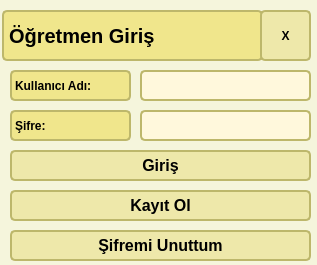
<?xml version="1.0" encoding="UTF-8"?>
<ui version="4.0">
 <class>MainWindow</class>
 <widget class="QMainWindow" name="MainWindow">
  <property name="geometry">
   <rect>
    <x>0</x>
    <y>0</y>
    <width>317</width>
    <height>265</height>
   </rect>
  </property>
  <property name="windowTitle">
   <string>Öğretmen Girişi</string>
  </property>
  <property name="styleSheet">
   <string notr="true">.QWidget {
   background-color: beige;
}

/* Nice Windows-XP-style password character. */
QLineEdit[echoMode=&quot;2&quot;] {
    lineedit-password-character: 9679;
}

/* We provide a min-width and min-height for push buttons
   so that they look elegant regardless of the width of the text. */
QPushButton {
    background-color: palegoldenrod;
    border-width: 2px;
    border-color: darkkhaki;
    border-style: solid;
    border-radius: 5;
    padding: 3px;
    min-width: 9ex;
    min-height: 2.5ex;
}

QPushButton:hover {
   background-color: khaki;
}

/* Increase the padding, so the text is shifted when the button is
   pressed. */
QPushButton:pressed {
    padding-left: 5px;
    padding-top: 5px;
    background-color: #d0d67c;
}

QLabel, QAbstractButton {
    font: bold;
}

/* Mark mandatory fields with a brownish color. */
.mandatory {
    color: brown;
}

/* Bold text on status bar looks awful. */
QStatusBar QLabel {
   font: normal;
}

QStatusBar::item {
    border-width: 1;
    border-color: darkkhaki;
    border-style: solid;
    border-radius: 2;
}

QComboBox, QLineEdit, QSpinBox, QTextEdit, QListView {
    background-color: cornsilk;
    selection-color: #0a214c; 
    selection-background-color: #C19A6B;
	border-width: 2px;
    border-color: darkkhaki;
    border-style: solid;
    border-radius: 5;
}

QListView {
    show-decoration-selected: 1;
}

QListView::item:hover {
    background-color: wheat;
}

/* We reserve 1 pixel space in padding. When we get the focus,
   we kill the padding and enlarge the border. This makes the items
   glow. */
QLineEdit, QFrame {
    border-width: 2px;
    padding: 1px;
    border-style: solid;
    border-color: darkkhaki;
    border-radius: 5px;
}

/* As mentioned above, eliminate the padding and increase the border. */
QLineEdit:focus, QFrame:focus {
    border-width: 3px;
    padding: 0px;
}

/* A QLabel is a QFrame ... */
QLabel {
    border: none;
    padding: 0;
    background: none;
}

/* A QToolTip is a QLabel ... */
QToolTip {
    border: 2px solid darkkhaki;
    padding: 5px;
    border-radius: 3px;
    opacity: 200;
}

/* Nice to have the background color change when hovered. */
QRadioButton:hover, QCheckBox:hover {
    background-color: wheat;
}

/* Force the dialog's buttons to follow the Windows guidelines. */
QDialogButtonBox {
    button-layout: 0;
}

QTabWidget::pane { /* The tab widget frame */
    border-top: 2px solid #C2C7CB;
}

QTabWidget::tab-bar {
    left: 5px; /* move to the right by 5px */
}

/* Style the tab using the tab sub-control. Note that
    it reads QTabBar _not_ QTabWidget */
QTabBar::tab {
    background: palegoldenrod(x1: 0, y1: 0, x2: 0, y2: 1,
                                stop: 0 #E1E1E1, stop: 0.4 #DDDDDD,
                                stop: 0.5 #D8D8D8, stop: 1.0 #D3D3D3);
   border-width: 2px;
    border-color: darkkhaki;
    border-style: solid;
    border-top-left-radius: 4px;
    border-top-right-radius: 4px;
    min-width: 8ex;
    padding: 2px;
}

QTabBar::tab:selected, QTabBar::tab:hover {
    background-color: palegoldenrod;
}

QTabBar::tab:selected {
	border-width: 2px;
    border-color: darkkhaki;
    border-style: solid;
    border-bottom-color: #darkkhaki; /* same as pane color */
}

QTabBar::tab:!selected {
    margin-top: 2px; /* make non-selected tabs look smaller */
}

QFrame{
	background-color: khaki;
    border-width: 2px;
    border-color: darkkhaki;
    border-style: solid;
    border-radius: 5;
	
}</string>
  </property>
  <property name="toolButtonStyle">
   <enum>Qt::ToolButtonIconOnly</enum>
  </property>
  <widget class="QWidget" name="centralwidget">
   <widget class="QLabel" name="lblKullaniciAdi">
    <property name="geometry">
     <rect>
      <x>10</x>
      <y>70</y>
      <width>121</width>
      <height>31</height>
     </rect>
    </property>
    <property name="text">
     <string>Kullanıcı Adı:</string>
    </property>
   </widget>
   <widget class="QLineEdit" name="lineKullaniciAdi">
    <property name="geometry">
     <rect>
      <x>140</x>
      <y>70</y>
      <width>171</width>
      <height>31</height>
     </rect>
    </property>
    <property name="maxLength">
     <number>11</number>
    </property>
   </widget>
   <widget class="QLineEdit" name="lineSifre">
    <property name="geometry">
     <rect>
      <x>140</x>
      <y>110</y>
      <width>171</width>
      <height>31</height>
     </rect>
    </property>
    <property name="text">
     <string/>
    </property>
    <property name="maxLength">
     <number>11</number>
    </property>
    <property name="echoMode">
     <enum>QLineEdit::Password</enum>
    </property>
    <property name="clearButtonEnabled">
     <bool>false</bool>
    </property>
   </widget>
   <widget class="QLabel" name="lblSifre">
    <property name="geometry">
     <rect>
      <x>10</x>
      <y>110</y>
      <width>121</width>
      <height>31</height>
     </rect>
    </property>
    <property name="text">
     <string>Şifre: </string>
    </property>
   </widget>
   <widget class="QLabel" name="label">
    <property name="geometry">
     <rect>
      <x>2</x>
      <y>10</y>
      <width>261</width>
      <height>51</height>
     </rect>
    </property>
    <property name="font">
     <font>
      <pointsize>15</pointsize>
      <weight>75</weight>
      <bold>true</bold>
     </font>
    </property>
    <property name="text">
     <string>Öğretmen Giriş</string>
    </property>
   </widget>
   <widget class="QPushButton" name="btnGiris">
    <property name="geometry">
     <rect>
      <x>10</x>
      <y>150</y>
      <width>301</width>
      <height>31</height>
     </rect>
    </property>
    <property name="font">
     <font>
      <pointsize>12</pointsize>
      <weight>75</weight>
      <italic>false</italic>
      <bold>true</bold>
     </font>
    </property>
    <property name="text">
     <string>Giriş</string>
    </property>
   </widget>
   <widget class="QPushButton" name="btnKapat">
    <property name="geometry">
     <rect>
      <x>260</x>
      <y>10</y>
      <width>51</width>
      <height>51</height>
     </rect>
    </property>
    <property name="text">
     <string>X</string>
    </property>
   </widget>
   <widget class="QPushButton" name="btnKayt">
    <property name="geometry">
     <rect>
      <x>10</x>
      <y>190</y>
      <width>301</width>
      <height>31</height>
     </rect>
    </property>
    <property name="font">
     <font>
      <pointsize>12</pointsize>
      <weight>75</weight>
      <italic>false</italic>
      <bold>true</bold>
     </font>
    </property>
    <property name="text">
     <string>Kayıt Ol</string>
    </property>
   </widget>
   <widget class="QPushButton" name="btnUnuttum">
    <property name="geometry">
     <rect>
      <x>10</x>
      <y>230</y>
      <width>301</width>
      <height>31</height>
     </rect>
    </property>
    <property name="font">
     <font>
      <pointsize>12</pointsize>
      <weight>75</weight>
      <italic>false</italic>
      <bold>true</bold>
     </font>
    </property>
    <property name="text">
     <string>Şifremi Unuttum</string>
    </property>
   </widget>
  </widget>
 </widget>
 <resources/>
 <connections/>
</ui>
